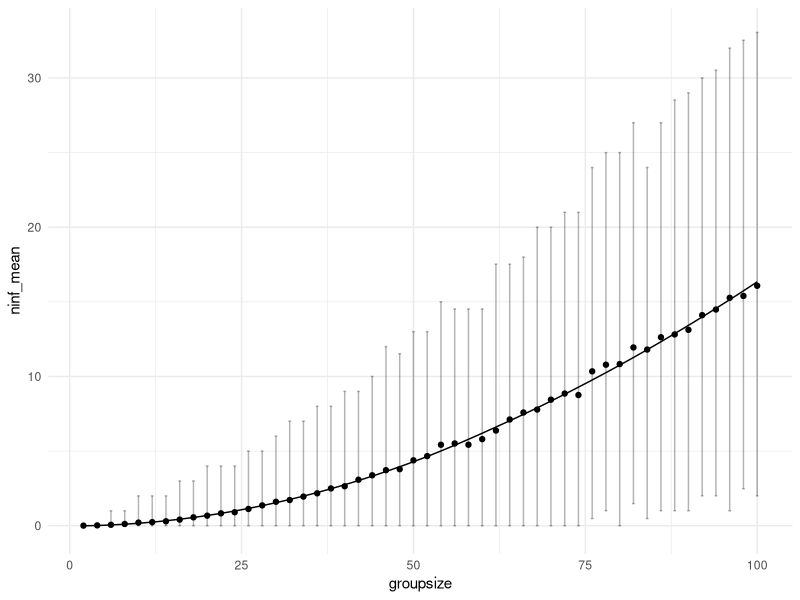

This chart was generated by the following R code:
# =============================================================================
# Import and define key parameters
# =============================================================================

# Import packages
library(tidyverse) 

# Define number of sims to run per parameter set 
reps <- 500 

# Define parameter values/ranges: 
R0rng <- 2.5       # Basic reproduction number
nuscalerng <- 1    # Overdispersion for nu
dinfrng <- 5*24    # Duration of infectiousness (hrs)
dgrouprng <- 2     # Duration of gathering (hrs)
groupsizerng <- seq(2,100,2) # Group size 
popSrng <- 90      # S prevalence in the population (unnormalized ok)
popIrng <- 5       # I prevalence in the population (unnormalized ok)
popRrng <- 5       # R prevalence in the population (unnormalized ok)

# Collect parameter values into a data frame: 
parmsdf <- expand.grid(
	R0=R0rng,
	nuscale=nuscalerng,
	dinf=dinfrng,
	dgroup=dgrouprng,
	groupsize=groupsizerng,
	popS=popSrng,
	popI=popIrng,
	popR=popRrng)

# =============================================================================
# Define functions to simulate transmission
# =============================================================================

# Define function to generate the number of new infections generated at a gathering:

getnewinf <- function(parms){

	with(as.list(parms), {

		# Collect population prevalence into a vector 
		popprev <- c(S=popS, I=popI, R=popR)

		 # Normalize population prevalence
		popprev <- popprev/sum(popprev)

		# Draw infection states for the group from the population: 
		groupstates <- t(rmultinom(1, groupsize, popprev)) %>% as.data.frame %>% unlist

		# Draw nu values (individual R0) for each infectious person:
		nuvec <- rgamma(groupstates["I"], shape=R0/nuscale, scale=nuscale)

		# Calculate infection rates for each infectious person: 
		betavec <- nuvec/dinf

		# Calculate the probability that a susceptible person gets infected: 
		pinf <- 1-exp(-sum(betavec)*dgroup)

		# Calculate the number of new infections 
		newinf <- rbinom(1, groupstates["S"], pinf)

		return(newinf)

	})

}

# Define a function to repeatedly calculate the number of new infections generated at a gathering for the same parameter set: 

getnewinfvec <- function(parms,reps){
	outvec <- rep(NA, reps) # Initialize an output vector
	for(indexA in 1:reps){
		outvec[indexA] <- getnewinf(parms) # Simulate new infections
	}
	return(outvec)
}


# =============================================================================
# Run simulation
# =============================================================================

# Simulate the number of new infections for each parameter set: 

ninfdf <- parmsdf %>%
	mutate(parmset=1:n()) %>% # Assign an index to each parameter set (row)
	split(.$parmset) %>% # Split each parameter set (row) into its own list
	map(~ cbind( 
		map_dfr(seq_len(reps), function(x).),
		data.frame(ninf=getnewinfvec(as.vector(.), reps))
	)) %>% # Repeat the parameter set 'reps' times and bind the simulated infections as a new column 
	map(~ mutate(., rep=1:n())) %>% # Assign an index to each simulation
	bind_rows() # Bind everything back into a single data frarme 

# =============================================================================
# Visualize output
# =============================================================================

# Visualize the output (mean and 95% prediction interval): 
figninfdf <- ninfdf %>% 
	group_by(groupsize) %>%
	summarise(ninf_mean=mean(ninf), ninf_lwr=quantile(ninf,0.025), ninf_upr=quantile(ninf,0.975)) %>%
	ggplot(aes(x=groupsize, y=ninf_mean)) + 
		geom_errorbar(aes(ymin=ninf_lwr, ymax=ninf_upr), width=0.4, alpha=0.3) + 
		geom_point() + 
		geom_line(stat="smooth", method="loess", span=1) + 
		theme_minimal() 

